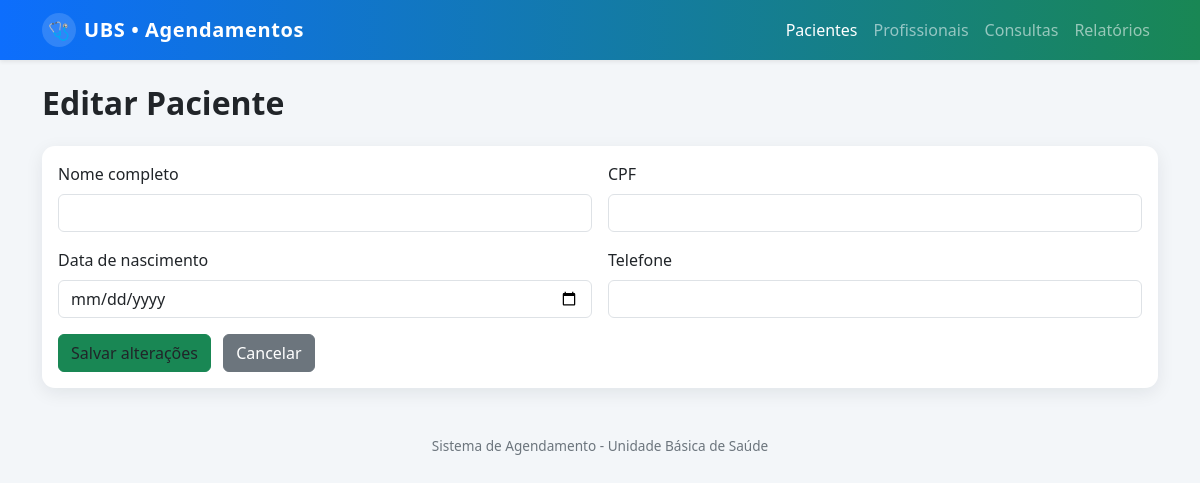
Before: /pacientes/editar/2 with the older database file.
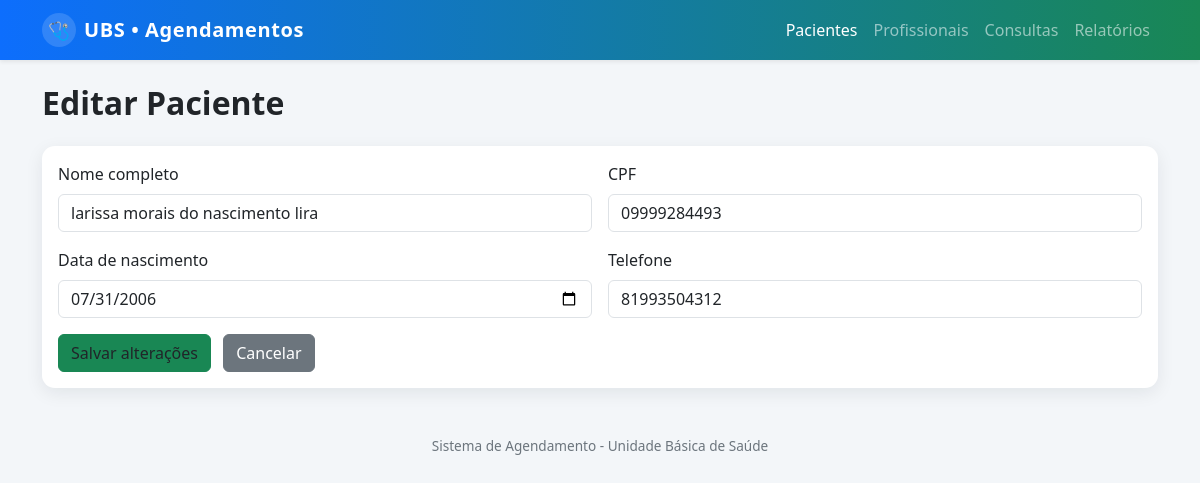
After: the same page with the newer database file.
### tables this page shows
CREATE TABLE pacientes(
        id INTEGER PRIMARY KEY AUTOINCREMENT, 
        nome_completo TEXT NOT NULL, 
        cpf TEXT NOT NULL UNIQUE, 
        data_nascimento TEXT, 
        telefone TEXT 
    );

### app.py (the view, shortened to what this page needs)
@app.route('/pacientes/editar/<int:id>', methods=['GET', 'POST'])
def editar_paciente(id):
    conn = conectar()
    cursor = conn.cursor()
    cursor.execute("SELECT * FROM pacientes WHERE id = ?", (id,))
    paciente = cursor.fetchone()
    conn.close()
    return render_template('pacientes/editar.html', paciente=paciente)

### database.py (called while the page is built)
def conectar(): # Define a função 'conectar' que será usada para abrir a conexão com o banco.
    con = sqlite3.connect("ubs.db", check_same_thread=False)
    con.row_factory = sqlite3.Row
    return con # Retorna o objeto de conexão para quem chamou a função.

### templates/pacientes/editar.html
{% extends "base.html" %}
{% block content %}
<h2 class="mb-4 fw-semibold">Editar Paciente</h2>
<div class="card card-ubs">
  <div class="card-body">
    <form method="POST" class="row g-3">
      <div class="col-md-6">
        <label class="form-label">Nome completo</label>
        <input type="text" name="nome_completo" class="form-control" value="{{ paciente[1] }}" required>
      </div>
      <div class="col-md-6">
        <label class="form-label">CPF</label>
        <input type="text" name="cpf" class="form-control" value="{{ paciente[2] }}" required>
      </div>
      <div class="col-md-6">
        <label class="form-label">Data de nascimento</label>
        <input type="date" name="data_nascimento" class="form-control" value="{{ paciente[3] }}">
      </div>
      <div class="col-md-6">
        <label class="form-label">Telefone</label>
        <input type="text" name="telefone" class="form-control" value="{{ paciente[4] }}">
      </div>
      <div class="col-12 mt-3">
        <button class="btn btn-ubs-primary" type="submit">
             Salvar alterações
        </button>
        <a href="{{ url_for('listar_pacientes') }}" class="btn btn-secondary ms-2">
          Cancelar
        </a>
      </div>
    </form>
  </div>
</div>
{% endblock %}

Changed rows visible on the page:
added pacientes: nome_completo "larissa morais do nascimento lira", cpf "09999284493", data_nascimento "07/31/2006", telefone "81993504312"
